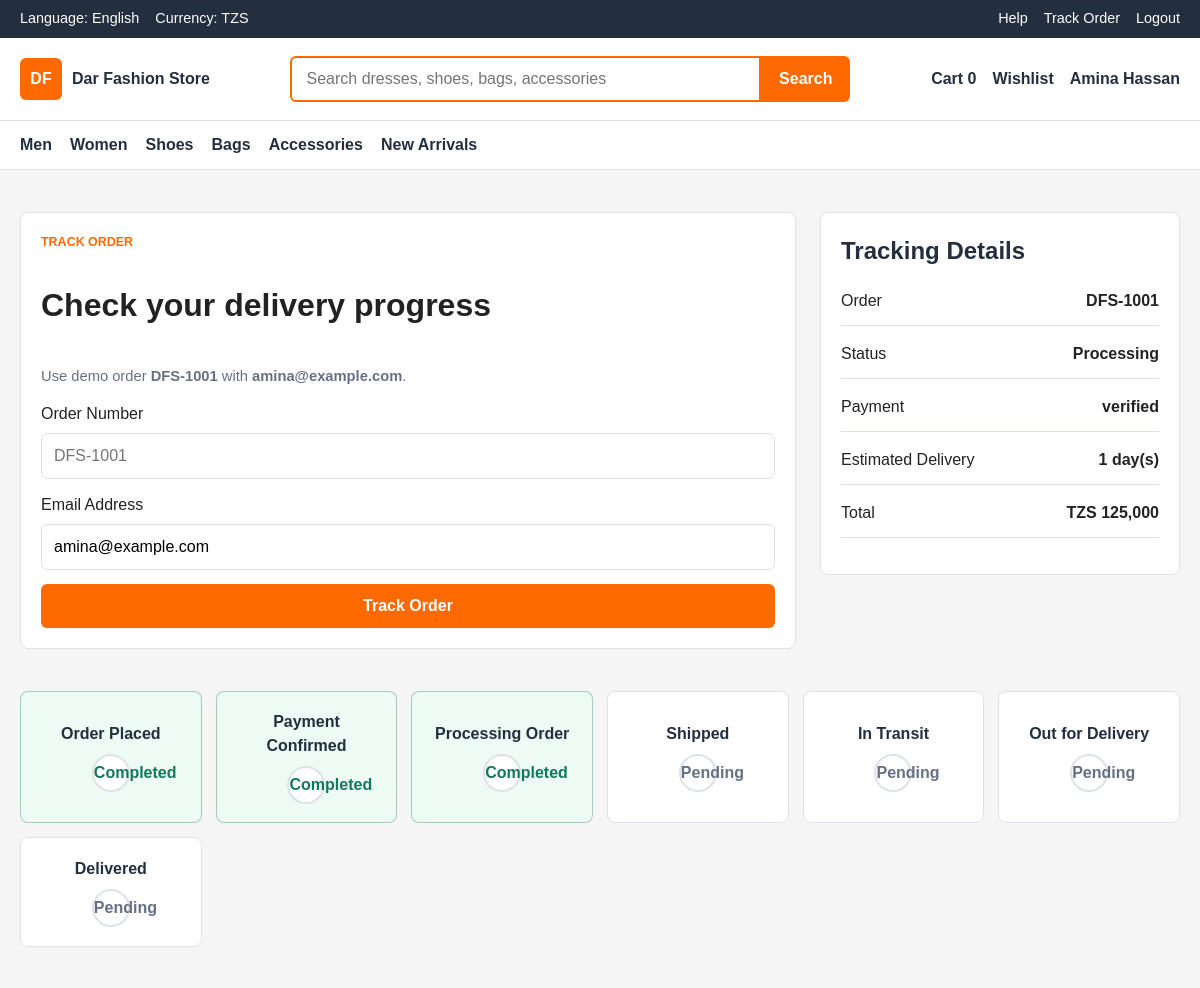
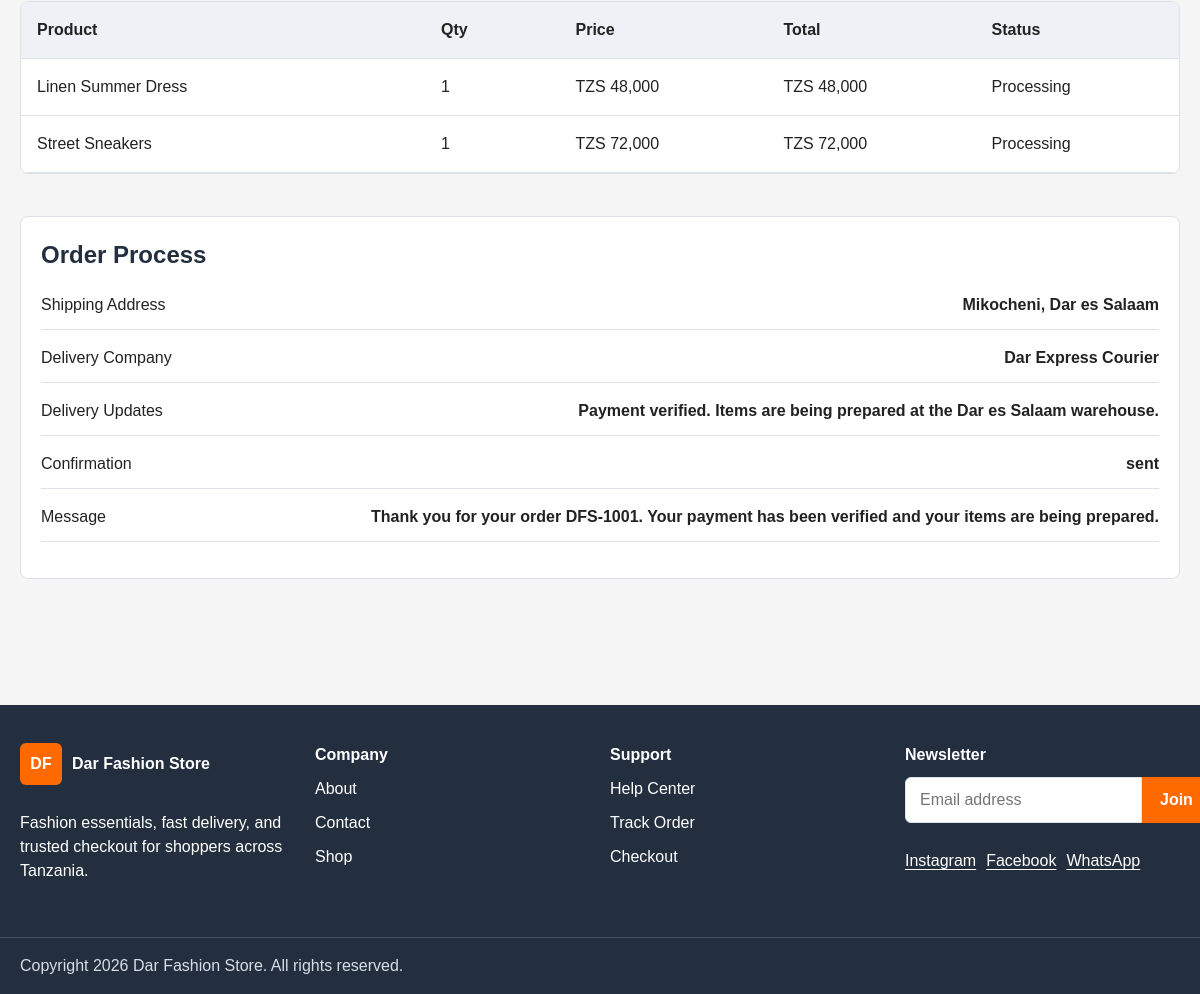
Page /track-order.php?email=amina@example.com (signed in) on the committed database (2 pictures, top to bottom).
### tables this page shows
CREATE TABLE orders (
    id INT UNSIGNED AUTO_INCREMENT PRIMARY KEY,
    order_number VARCHAR(40) NOT NULL UNIQUE,
    user_id INT UNSIGNED,
    customer_name VARCHAR(120) NOT NULL,
    customer_email VARCHAR(160) NOT NULL,
    customer_phone VARCHAR(30) NOT NULL,
    shipping_address TEXT NOT NULL,
    subtotal DECIMAL(10,2) NOT NULL DEFAULT 0.00,
    delivery_fee DECIMAL(10,2) NOT NULL DEFAULT 0.00,
    total DECIMAL(10,2) NOT NULL,
    status ENUM('pending', 'confirmed', 'processing', 'shipped', 'in_transit', 'out_for_delivery', 'delivered', 'cancelled') NOT NULL DEFAULT 'pending',
    delivery_company VARCHAR(120),
    delivery_notes TEXT,
    estimated_delivery_days INT UNSIGNED NOT NULL DEFAULT 1,
    created_at TIMESTAMP NOT NULL DEFAULT CURRENT_TIMESTAMP,
    updated_at TIMESTAMP NOT NULL DEFAULT CURRENT_TIMESTAMP ON UPDATE CURRENT_TIMESTAMP,
    CONSTRAINT fk_orders_user
        FOREIGN KEY (user_id) REFERENCES users(id)
        ON UPDATE CASCADE
        ON DELETE SET NULL,
    INDEX idx_orders_user (user_id),
    INDEX idx_orders_status (status),
    INDEX idx_orders_created_at (created_at)
);

CREATE TABLE payments (
    id INT UNSIGNED AUTO_INCREMENT PRIMARY KEY,
    order_id INT UNSIGNED NOT NULL,
    method ENUM('mobile_money', 'card_demo', 'cash_on_delivery') NOT NULL,
    amount DECIMAL(10,2) NOT NULL,
    payment_status ENUM('pending', 'verified', 'failed', 'refunded') NOT NULL DEFAULT 'pending',
    transaction_ref VARCHAR(120),
    provider_response TEXT,
    paid_at TIMESTAMP NULL,
    created_at TIMESTAMP NOT NULL DEFAULT CURRENT_TIMESTAMP,
    CONSTRAINT fk_payments_order
        FOREIGN KEY (order_id) REFERENCES orders(id)
        ON UPDATE CASCADE
        ON DELETE CASCADE,
    INDEX idx_payments_order (order_id),
    INDEX idx_payments_status (payment_status)
);

CREATE TABLE order_items (
    id INT UNSIGNED AUTO_INCREMENT PRIMARY KEY,
    order_id INT UNSIGNED NOT NULL,
    product_id INT UNSIGNED,
    product_name VARCHAR(180) NOT NULL,
    quantity INT UNSIGNED NOT NULL,
    price DECIMAL(10,2) NOT NULL,
    line_total DECIMAL(10,2) NOT NULL,
    created_at TIMESTAMP NOT NULL DEFAULT CURRENT_TIMESTAMP,
    CONSTRAINT fk_order_items_order
        FOREIGN KEY (order_id) REFERENCES orders(id)
        ON UPDATE CASCADE
        ON DELETE CASCADE,
    CONSTRAINT fk_order_items_product
        FOREIGN KEY (product_id) REFERENCES products(id)
        ON UPDATE CASCADE
        ON DELETE SET NULL,
    INDEX idx_order_items_order (order_id),
    INDEX idx_order_items_product (product_id)
);

CREATE TABLE order_confirmations (
    id INT UNSIGNED AUTO_INCREMENT PRIMARY KEY,
    order_id INT UNSIGNED NOT NULL,
    channel ENUM('email', 'sms', 'whatsapp') NOT NULL DEFAULT 'email',
    recipient VARCHAR(160) NOT NULL,
    subject VARCHAR(180),
    message TEXT NOT NULL,
    status ENUM('pending', 'sent', 'failed') NOT NULL DEFAULT 'pending',
    sent_at TIMESTAMP NULL,
    created_at TIMESTAMP NOT NULL DEFAULT CURRENT_TIMESTAMP,
    CONSTRAINT fk_order_confirmations_order
        FOREIGN KEY (order_id) REFERENCES orders(id)
        ON UPDATE CASCADE
        ON DELETE CASCADE,
    INDEX idx_order_confirmations_order (order_id)
);

### public/track-order.php (the view, shortened to what this page needs)
<?php
include __DIR__ . '/../app/includes/header.php';
$database = new Database();
$conn = $database->connect();
$orderNumber = strtoupper(trim($_GET['order_number'] ?? ''));
$email = trim($_GET['email'] ?? '');
$order = null;
$items = [];
$payment = null;
$confirmation = null;
if (($orderNumber !== '' || $email !== '') && $conn) {
    $sql = "SELECT * FROM orders WHERE 1=1";
    $params = [];
    if ($email !== '') {
        $sql .= " AND customer_email = ?";
        $params[] = $email;
    }
    $sql .= " ORDER BY created_at DESC LIMIT 1";
    $stmt = $conn->prepare($sql);
    $stmt->execute($params);
    $order = $stmt->fetch(PDO::FETCH_ASSOC);
    if ($order) {
        $stmt = $conn->prepare("SELECT * FROM order_items WHERE order_id = ?");
        $stmt->execute([$order['id']]);
        $items = $stmt->fetchAll(PDO::FETCH_ASSOC);
        $stmt = $conn->prepare("SELECT * FROM payments WHERE order_id = ? LIMIT 1");
        $stmt->execute([$order['id']]);
        $payment = $stmt->fetch(PDO::FETCH_ASSOC);
        $stmt = $conn->prepare("SELECT * FROM order_confirmations WHERE order_id = ? ORDER BY created_at DESC LIMIT 1");
        $stmt->execute([$order['id']]);
        $confirmation = $stmt->fetch(PDO::FETCH_ASSOC);
    } else {
        $error = 'No order found. Check the order number and email address.';
    }
}
$steps = [
    'pending' => 'Order Placed',
    'confirmed' => 'Payment Confirmed',
    'processing' => 'Processing Order',
    'shipped' => 'Shipped',
    'in_transit' => 'In Transit',
    'out_for_delivery' => 'Out for Delivery',
    'delivered' => 'Delivered'
];
$currentStatus = $order['status'] ?? '';
$stepKeys = array_keys($steps);
$currentIndex = array_search($currentStatus, $stepKeys, true);
?>
<main class="section">
    <div class="container checkout-layout">
        <form class="checkout-form" method="get">
            <p class="section-kicker">Track order</p>
            <h1>Check your delivery progress</h1>
            <p class="form-hint">Use demo order <strong>DFS-1001</strong> with <strong>amina@example.com</strong>.</p>
            <label>Order Number<input name="order_number" value="<?php echo htmlspecialchars($orderNumber); ?>" placeholder="DFS-1001"></label>
            <label>Email Address<input type="email" name="email" value="<?php echo htmlspecialchars($email); ?>" placeholder="amina@example.com"></label>
            <button class="button button--primary" type="submit">Track Order</button>
        </form>
        <aside class="summary-panel">
            <h2>Tracking Details</h2>
            <?php if ($order): ?>
                <p><span>Order</span><strong><?php echo htmlspecialchars($order['order_number']); ?></strong></p>
                <p><span>Status</span><strong><?php echo htmlspecialchars(ucfirst($order['status'])); ?></strong></p>
                <p><span>Payment</span><strong><?php echo htmlspecialchars($payment['payment_status'] ?? 'pending'); ?></strong></p>
                <p><span>Estimated Delivery</span><strong><?php echo (int) ($order['estimated_delivery_days'] ?? 1); ?> day(s)</strong></p>
                <p><span>Total</span><strong>TZS <?php echo number_format((float) $order['total'], 0); ?></strong></p>
            <?php else: ?>
                <p>Enter your order details to see tracking information.</p>
            <?php endif; ?>
        </aside>
    </div>
    <?php if ($order): ?>
        <section class="container section">
            <div class="tracking-steps">
                <?php foreach ($steps as $key => $label): ?>
                    <?php $isDone = $currentIndex !== false && $currentIndex >= array_search($key, $stepKeys, true); ?>
                    <article class="<?php echo $isDone ? 'tracking-step is-done' : 'tracking-step'; ?>">
                        <strong><?php echo htmlspecialchars($label); ?></strong>
                        <span><?php echo $isDone ? 'Completed' : 'Pending'; ?></span>
                    </article>
                <?php endforeach; ?>
            </div>
        </section>
        <section class="container cart-table">
            <div class="cart-row cart-row--head"><span>Product</span><span>Qty</span><span>Price</span><span>Total</span><span>Status</span></div>
            <?php foreach ($items as $item): ?>
                <div class="cart-row">
                    <span><?php echo htmlspecialchars($item['product_name']); ?></span>
                    <span><?php echo (int) $item['quantity']; ?></span>
                    <span>TZS <?php echo number_format((float) $item['price'], 0); ?></span>
                    <span>TZS <?php echo number_format((float) $item['line_total'], 0); ?></span>
                    <span><?php echo htmlspecialchars(ucfirst($order['status'])); ?></span>
                </div>
            <?php endforeach; ?>
        </section>
        <section class="container section">
            <div class="summary-panel">
                <h2>Order Process</h2>
                <p><span>Shipping Address</span><strong><?php echo htmlspecialchars($order['shipping_address']); ?></strong></p>
                <p><span>Delivery Company</span><strong><?php echo htmlspecialchars($order['delivery_company'] ?? 'To be assigned'); ?></strong></p>
                <p><span>Delivery Updates</span><strong><?php echo htmlspecialchars($order['delivery_notes'] ?? 'Your order update will appear here after the admin processes it.'); ?></strong></p>
                <p><span>Confirmation</span><strong><?php echo htmlspecialchars($confirmation['status'] ?? 'pending'); ?></strong></p>
                <p><span>Message</span><strong><?php echo htmlspecialchars($confirmation['message'] ?? 'Confirmation will be sent after checkout.'); ?></strong></p>
            </div>
        </section>
    <?php endif; ?>
</main>
<?php include __DIR__ . '/../app/includes/footer.php'; ?>

### assets/css/style.css (style rules this page uses)
:root { --primary: #ff6a00; --secondary: #232f3e; --accent: #ffd814; --background: #f5f5f5; --surface: #ffffff; --text: #222222; --muted: #667085; --border: #dde2e8; --success: #13795b; --shadow: 0 14px 35px rgba(35, 47, 62, 0.1); }
* { box-sizing: border-box; }
html { scroll-behavior: smooth; }
body { margin: 0; background: var(--background); color: var(--text); font-family: Arial, Helvetica, sans-serif; line-height: 1.5; }
button, input, select, textarea { font: inherit; }
.container { width: min(1200px, calc(100% - 40px)); margin: 0 auto; }
.section { padding: 42px 0; }
.section-kicker { margin: 0 0 8px; color: var(--primary); font-size: 0.78rem; font-weight: 700; letter-spacing: 0; text-transform: uppercase; }
.button { display: inline-flex; align-items: center; justify-content: center; min-height: 44px; border: 0; border-radius: 6px; padding: 0 18px; cursor: pointer; font-weight: 700; }
.button--primary { background: var(--primary); color: #fff; }
.hero-sidebar, .hero-panel, .filter-panel, .summary-panel, .auth-card, .checkout-form, .success-panel, .text-page { background: var(--surface); border: 1px solid var(--border); border-radius: 8px; padding: 20px; }
.hero-sidebar h2, .hero-panel h2, .summary-panel h2 { margin-top: 0; color: var(--secondary); }
.shop-layout, .cart-layout, .checkout-layout, .product-detail { display: grid; grid-template-columns: 280px 1fr; gap: 24px; align-items: start; }
.cart-layout, .checkout-layout, .product-detail { grid-template-columns: 1fr 360px; }
label { display: grid; gap: 7px; margin-bottom: 14px; }
input, select, textarea { border: 1px solid var(--border); border-radius: 6px; min-height: 44px; padding: 10px 12px; background: #fff; }
.cart-table { overflow: auto; background: var(--surface); border: 1px solid var(--border); border-radius: 8px; }
.cart-row { display: grid; grid-template-columns: 1.6fr 0.5fr 0.8fr 0.8fr 0.7fr; min-width: 720px; gap: 12px; align-items: center; padding: 16px; border-bottom: 1px solid var(--border); }
.cart-row--head { background: #eef2f6; font-weight: 800; }
.summary-panel p { display: flex; justify-content: space-between; gap: 16px; border-bottom: 1px solid var(--border); padding-bottom: 12px; }
.tracking-steps { display: grid; grid-template-columns: repeat(auto-fit, minmax(170px, 1fr)); gap: 14px; }
.tracking-step { min-height: 110px; display: grid; align-content: center; gap: 6px; border: 1px solid var(--border); border-radius: 8px; background: var(--surface); padding: 18px; }
.tracking-step strong { color: var(--secondary); }
.tracking-step span { color: var(--muted); }
.tracking-step.is-done { border-color: rgba(19, 121, 91, 0.35); background: #eefaf4; }
.tracking-step.is-done span { color: var(--success); font-weight: 700; }
.checkout-form { display: grid; }
.form-hint { color: var(--muted); font-size: 0.92rem; }
.tracking-step { position: relative; display: grid; justify-items: center; gap: 8px; color: var(--muted); text-align: center; }
.tracking-step span { display: grid; place-items: center; width: 38px; height: 38px; border-radius: 50%; border: 2px solid var(--border); background: #fff; font-weight: 800; }

### rows in the picture
orders: order_number "DFS-1001", status "Processing", estimated_delivery_days "1", total "125,000", shipping_address "Mikocheni, Dar es Salaam", delivery_company "Dar Express Courier", delivery_notes "Payment verified. Items are being prepared at the Dar es Salaam warehouse."
payments: payment_status "verified"
order_items: product_name "Linen Summer Dress", quantity "1", price "48,000", line_total "48,000", order.status "Processing"
order_items: product_name "Street Sneakers", quantity "1", price "72,000", line_total "72,000", order.status "Processing"
order_confirmations: status "sent", message "Thank you for your order DFS-1001. Your payment has been verified and your items are being prepared."

### other values in the picture
$cartCount "0"
$loggedInUser['fullname'] "Amina Hassan"
$label "Order Placed"
$label "Payment Confirmed"
$label "Processing Order"
$label "Shipped"
$label "In Transit"
$label "Out for Delivery"
$label "Delivered"
